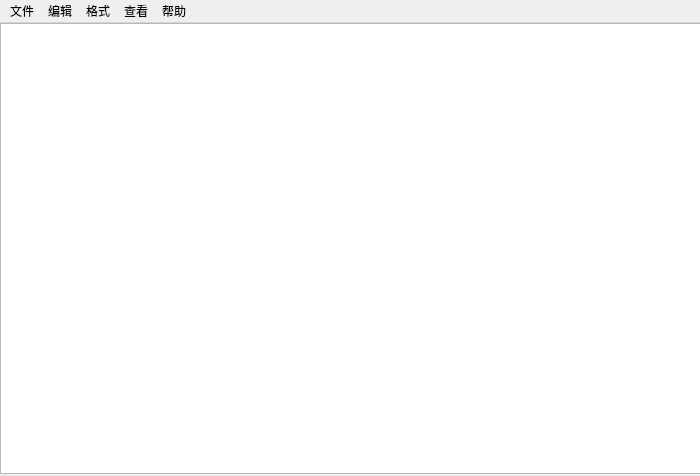
<?xml version="1.0" encoding="UTF-8"?>
<ui version="4.0">
 <class>MainWindow</class>
 <widget class="QMainWindow" name="MainWindow">
  <property name="geometry">
   <rect>
    <x>0</x>
    <y>0</y>
    <width>700</width>
    <height>476</height>
   </rect>
  </property>
  <property name="windowTitle">
   <string>MainWindow</string>
  </property>
  <widget class="QWidget" name="centralWidget">
   <widget class="QTextBrowser" name="textBrowser">
    <property name="geometry">
     <rect>
      <x>0</x>
      <y>0</y>
      <width>701</width>
      <height>451</height>
     </rect>
    </property>
    <property name="readOnly">
     <bool>false</bool>
    </property>
   </widget>
  </widget>
  <widget class="QMenuBar" name="menuBar">
   <property name="geometry">
    <rect>
     <x>0</x>
     <y>0</y>
     <width>700</width>
     <height>26</height>
    </rect>
   </property>
   <widget class="QMenu" name="menu">
    <property name="title">
     <string>文件</string>
    </property>
    <addaction name="action"/>
    <addaction name="action_2"/>
    <addaction name="action_3"/>
    <addaction name="action_4"/>
    <addaction name="separator"/>
    <addaction name="action_5"/>
    <addaction name="action_6"/>
    <addaction name="action_7"/>
   </widget>
   <widget class="QMenu" name="menu_2">
    <property name="title">
     <string>编辑</string>
    </property>
    <addaction name="action_8"/>
    <addaction name="action_9"/>
    <addaction name="action_10"/>
    <addaction name="action_11"/>
    <addaction name="separator"/>
    <addaction name="action_12"/>
    <addaction name="action_13"/>
    <addaction name="action_26"/>
   </widget>
   <widget class="QMenu" name="menu_3">
    <property name="title">
     <string>格式</string>
    </property>
    <addaction name="action_14"/>
    <addaction name="action_15"/>
   </widget>
   <widget class="QMenu" name="menu_4">
    <property name="title">
     <string>查看</string>
    </property>
    <addaction name="action_19"/>
   </widget>
   <widget class="QMenu" name="menu_5">
    <property name="title">
     <string>帮助</string>
    </property>
    <addaction name="action_23"/>
    <addaction name="action_24"/>
   </widget>
   <addaction name="menu"/>
   <addaction name="menu_2"/>
   <addaction name="menu_3"/>
   <addaction name="menu_4"/>
   <addaction name="menu_5"/>
  </widget>
  <action name="action">
   <property name="text">
    <string>新建</string>
   </property>
  </action>
  <action name="action_2">
   <property name="text">
    <string>打开</string>
   </property>
  </action>
  <action name="action_3">
   <property name="text">
    <string>保存</string>
   </property>
  </action>
  <action name="action_4">
   <property name="text">
    <string>另存为 </string>
   </property>
  </action>
  <action name="action_5">
   <property name="text">
    <string>页面设置</string>
   </property>
  </action>
  <action name="action_6">
   <property name="text">
    <string>打印</string>
   </property>
  </action>
  <action name="action_7">
   <property name="text">
    <string>退出</string>
   </property>
  </action>
  <action name="action_8">
   <property name="text">
    <string>撤销</string>
   </property>
  </action>
  <action name="action_9">
   <property name="text">
    <string>剪切</string>
   </property>
  </action>
  <action name="action_10">
   <property name="text">
    <string>复制</string>
   </property>
  </action>
  <action name="action_11">
   <property name="text">
    <string>粘贴</string>
   </property>
  </action>
  <action name="action_12">
   <property name="text">
    <string>删除</string>
   </property>
  </action>
  <action name="action_13">
   <property name="text">
    <string>查找</string>
   </property>
  </action>
  <action name="action_14">
   <property name="text">
    <string>自动换行</string>
   </property>
  </action>
  <action name="action_15">
   <property name="text">
    <string>字体</string>
   </property>
  </action>
  <action name="action_16">
   <property name="text">
    <string> </string>
   </property>
  </action>
  <action name="action_17">
   <property name="text">
    <string> </string>
   </property>
  </action>
  <action name="action_18">
   <property name="text">
    <string> </string>
   </property>
  </action>
  <action name="action_19">
   <property name="text">
    <string>状态栏</string>
   </property>
  </action>
  <action name="action_20">
   <property name="text">
    <string> </string>
   </property>
  </action>
  <action name="action_21">
   <property name="text">
    <string> </string>
   </property>
  </action>
  <action name="action_22">
   <property name="text">
    <string> </string>
   </property>
  </action>
  <action name="action_23">
   <property name="text">
    <string>查看帮助</string>
   </property>
  </action>
  <action name="action_24">
   <property name="text">
    <string>查看记事本</string>
   </property>
  </action>
  <action name="action_25">
   <property name="text">
    <string> </string>
   </property>
  </action>
  <action name="action_26">
   <property name="text">
    <string>替换</string>
   </property>
  </action>
 </widget>
 <resources/>
 <connections/>
</ui>
